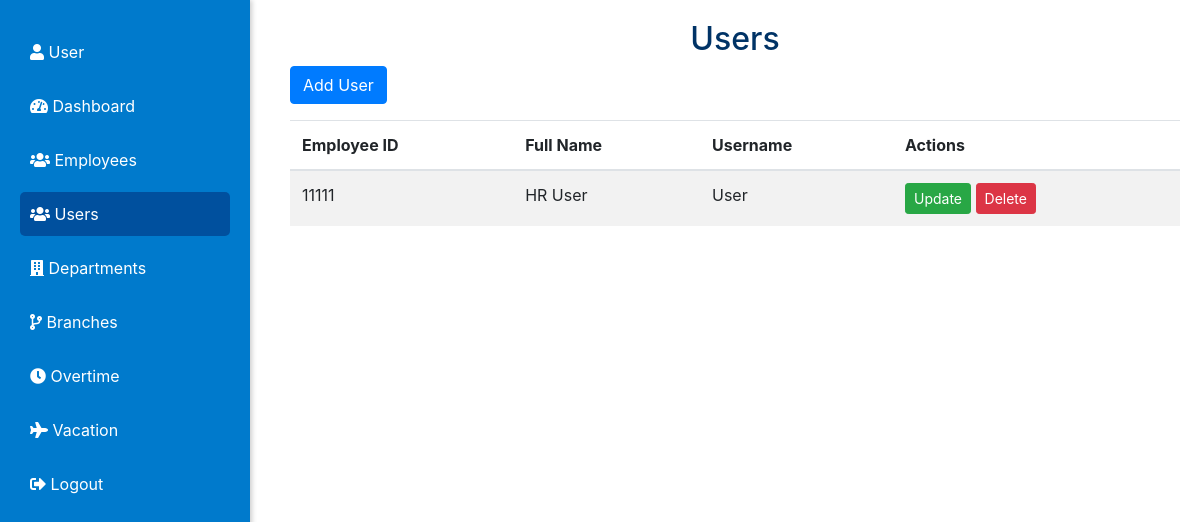
The page /pages/users.php (signed in) on the database its author committed.
### tables this page shows
CREATE TABLE `users` (
  `id` int(11) NOT NULL,
  `EmployeeID` varchar(50) NOT NULL,
  `Username` varchar(100) NOT NULL,
  `Password` varchar(255) NOT NULL,
  `role` enum('admin','user') DEFAULT 'admin'
);

CREATE TABLE `employees` (
  `id` int(11) NOT NULL,
  `EmployeeID` varchar(50) NOT NULL,
  `NationalID` varchar(50) DEFAULT NULL,
  `FullName` varchar(100) DEFAULT NULL,
  `Gender` enum('Male','Female','Other') DEFAULT NULL,
  `Phone` varchar(15) DEFAULT NULL,
  `Nationality` varchar(50) DEFAULT NULL,
  `JobTitle` varchar(100) DEFAULT NULL,
  `DepartmentID` int(11) DEFAULT NULL,
  `BranchID` int(11) DEFAULT NULL
);

### pages/users.php (the view, shortened to what this page needs)
<?php
include '../includes/db.php';
$query = "SELECT u.id, u.EmployeeID, u.Username, u.role, e.FullName
          FROM Users u
          LEFT JOIN Employees e ON u.EmployeeID = e.EmployeeID";
$result = $conn->query($query);
?>
<!DOCTYPE html>
<html lang="en">
<head>
    <link rel="stylesheet" href="../css/styles.css">
    <link rel="stylesheet" href="https://maxcdn.bootstrapcdn.com/bootstrap/4.5.2/css/bootstrap.min.css">
    <link rel="stylesheet" href="https://cdnjs.cloudflare.com/ajax/libs/font-awesome/5.15.3/css/all.min.css">
</head>
<body>
<div class="sidebar">
    <ul class="list-unstyled">
        <li><a href="profile.php"><i class="fas fa-user"></i> <?php echo htmlspecialchars($_SESSION['username']); ?></a></li>
        <li><a href="dashboard.php"><i class="fas fa-tachometer-alt"></i> Dashboard</a></li>
        <li><a href="employees.php"><i class="fas fa-users"></i> Employees</a></li>
        <li><a href="users.php" class="active"><i class="fas fa-users"></i> Users</a></li>
        <li><a href="departments.php"><i class="fas fa-building"></i> Departments</a></li>
        <li><a href="branches.php"><i class="fas fa-code-branch"></i> Branches</a></li>
        <li><a href="overtime.php"><i class="fas fa-clock"></i> Overtime</a></li>
        <li><a href="vacation.php"><i class="fas fa-plane"></i> Vacation</a></li>
        <li><a href="logout.php"><i class="fas fa-sign-out-alt"></i> Logout</a></li>
    </ul>
</div>
    <div class="content" style="margin-left: 270px; padding: 20px;">
        <h2 class="text-center">Users</h2>
        <button class="btn btn-primary mb-3" data-toggle="modal" data-target="#addUserModal">Add User</button>
        <table class="table table-striped">
            <thead>
                <tr>
                    <th>Employee ID</th>
                    <th>Full Name</th>
                    <th>Username</th>
                    <th>Actions</th>
                </tr>
            </thead>
            <tbody>
                <?php while ($row = $result->fetch_assoc()): ?>
                <tr>
                    <td><?php echo $row['EmployeeID']; ?></td>
                    <td><?php echo $row['FullName']; ?></td>
                    <td><?php echo $row['Username']; ?></td>
                    <td>
                    <button class="btn btn-success btn-sm" data-toggle="modal" data-target="#updateUserModal"
                            onclick="fillUpdateModal(<?php echo $row['id']; ?>, '<?php echo $row['EmployeeID']; ?>', '<?php echo $row['Username']; ?>')">Update</button>
                    <a href="delete_user.php?id=<?php echo $row['id']; ?>" class="btn btn-danger btn-sm" onclick="return confirm('Are you sure you want to delete this user?');">Delete</a>
                </td>
                </tr>
                <?php endwhile; ?>
            </tbody>
        </table>
    </div>
</body>
</html>

### css/styles.css (style rules this page uses)
body { font-family: Arial, sans-serif; background-color: white; margin: 0; padding: 0; }
.sidebar { width: 220px; background: #003366; color: #ffffff; padding: 20px; position: fixed; height: 100%; top: 0; left: 0; box-shadow: 2px 0 5px rgba(0, 0, 0, 0.2); }
.sidebar ul { list-style-type: none; padding: 0; }
.sidebar li { margin: 10px 0; }
.sidebar a { color: #ffffff; text-decoration: none; padding: 10px; display: block; transition: background 0.3s; }
button { padding: 12px; margin: 10px 0; border: none; border-radius: 5px; background: #007acc; color: #ffffff; font-size: 16px; cursor: pointer; transition: background 0.3s; }
h2 { color: #003366; }
.sidebar { background-color: #007acc; height: 100vh; position: fixed; width: 250px; }
.sidebar a { color: white; text-decoration: none; }
.sidebar a.active { background-color: #00509e; color: white; border-radius: 5px; }

### rows shown on the page
users: EmployeeID "11111", employees.FullName "HR User", Username "User"

### other values the page prints
$_SESSION['username'] "User"
